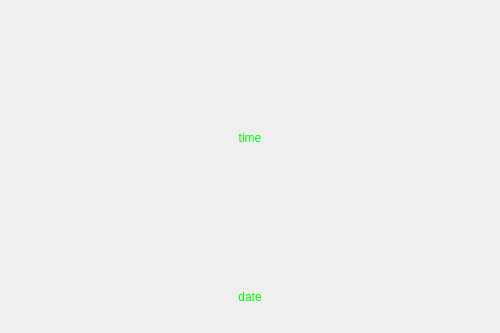
<?xml version="1.0" encoding="UTF-8"?>
<ui version="4.0">
 <class>vGTime</class>
 <widget class="QWidget" name="vGTime">
  <property name="geometry">
   <rect>
    <x>0</x>
    <y>0</y>
    <width>500</width>
    <height>333</height>
   </rect>
  </property>
  <property name="focusPolicy">
   <enum>Qt::StrongFocus</enum>
  </property>
  <property name="windowTitle">
   <string>Form</string>
  </property>
  <layout class="QGridLayout" name="gridLayout">
   <item row="0" column="0">
    <layout class="QVBoxLayout" name="verticalLayout" stretch="5,1">
     <item>
      <widget class="QLabel" name="lab_time">
       <property name="styleSheet">
        <string notr="true">color: rgb(0, 255, 0);</string>
       </property>
       <property name="text">
        <string>time</string>
       </property>
       <property name="alignment">
        <set>Qt::AlignCenter</set>
       </property>
      </widget>
     </item>
     <item>
      <widget class="QLabel" name="lab_date">
       <property name="styleSheet">
        <string notr="true">color: rgb(0, 255, 0);</string>
       </property>
       <property name="text">
        <string>date</string>
       </property>
       <property name="alignment">
        <set>Qt::AlignCenter</set>
       </property>
      </widget>
     </item>
    </layout>
   </item>
  </layout>
 </widget>
 <resources/>
 <connections/>
</ui>
